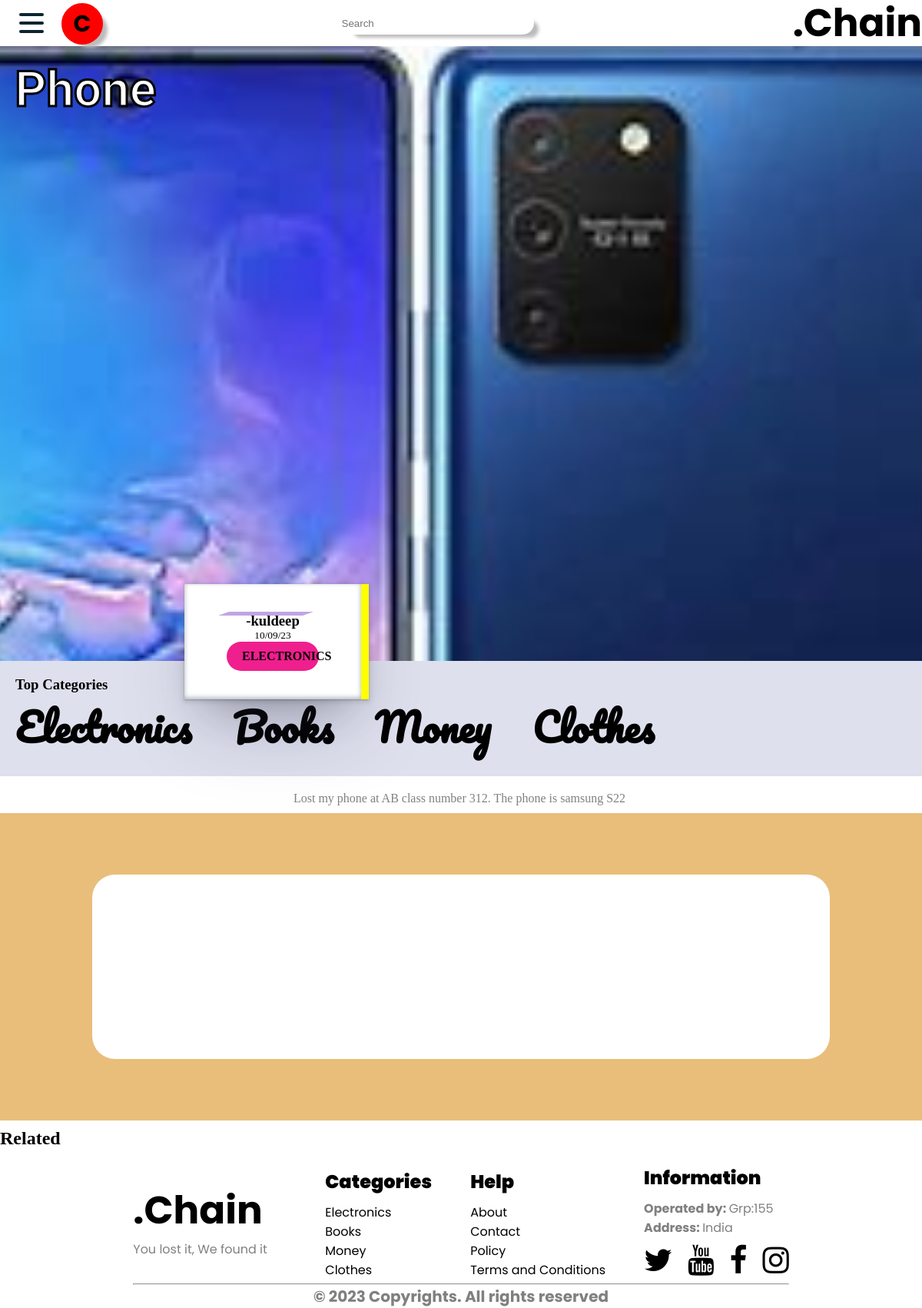
The page /article/kuldeep011696874125_6504953 on the database its author committed.
### tables this page shows
CREATE TABLE dotchainblogtable (BLOGID VARCHAR(6) PRIMARY KEY NOT NULL UNIQUE,TITLE TEXT NOT NULL, KEYWORD TEXT NOT NULL, CONTENT TEXT NOT NULL,CATEGORY TEXT NOT NULL,DESCRIPTION TEXT NOT NULL,USERNAME VARCHAR(20) NOT NULL,DATE TIMESTAMP NOT NULL,OBJECTIVE TEXT NOT NULL,IMAGE TEXT NOT NULL,CODE INT NOT NULL);

### main.py (the view)
@app.route('/article/<string:blogid>',methods=['GET','POST'])
def article(blogid):
  if request.method=="POST":
      dotchainsearch=request.form.get('dotchainsearch')
      return redirect(url_for('dotchainsearch',dotchainsearch=dotchainsearch,pageno=1))
  conn=sqlite3.connect('flask.db')
  cursor=conn.cursor()
  cursor.execute('SELECT * FROM dotchainblogtable WHERE BLOGID=(?)',(blogid,))
  blogdata=cursor.fetchone()
  cursor.execute('SELECT BLOGID,TITLE,CATEGORY,IMAGE,DATE FROM dotchainblogtable WHERE CATEGORY=(?) ORDER BY DATE DESC LIMIT (?),(?)',(blogdata[4],random.randint(1,5),6))
  rec_blogdata=cursor.fetchall()
  conn.close()
  return render_template('article.html',blogdata=blogdata,rec_blogdata=rec_blogdata)

### templates/article.html (shortened to what this page needs)
<!DOCTYPE html>
<html lang="en">
<head>
  <link href="{{ url_for('static', filename='css/layout.css') }}" rel="stylesheet">
  <link href="{{ url_for('static', filename='css/article.css') }}" rel="stylesheet">
  <link href="{{ url_for('static', filename='css/swiper.css') }}" rel="stylesheet">
  <link rel="stylesheet" href="https://cdnjs.cloudflare.com/ajax/libs/font-awesome/4.7.0/css/font-awesome.min.css">
  <link rel="stylesheet" href="https://cdn.jsdelivr.net/npm/swiper@10/swiper-bundle.min.css" />
</head>
<body>
    <nav class="navbar-header">
        <div class="navbar-ham">
            <div class="navbar">
                <div class="container nav-container">
                    <div class="hamburger-lines">
                        <span class="line line1"></span>
                        <span class="line line2"></span>
                        <span class="line line3"></span>
                    </div>
                </div>
            </div>
        </div>
        <div class="profile">C</div>
        <form action="/article/{{blogdata[0]}}" class="form" method="post">
            <div class="searchbarhome">
                <input type="text" name="dotchainsearch" placeholder="Search">
            </div>
        </form>
        <h1>.Chain</h1>
    </nav>
    <header class="articleheader" style="background: url({{ url_for('serve_uploaded_image', filename=blogdata[9]) }}) no-repeat fixed;background-size:cover;background-position: center;">
          <h1 id="headerheading">{{blogdata[1]}}</h1>
    </header>
    <section class="top-categories" id="top-categories">
      <div id="infocard">
        <h3>-{{blogdata[6]}}</h3>
        <small>{{blogdata[7]}}</small>
        <h4>{{blogdata[4]}}</h4>
      </div>
        <h3>Top Categories</h3>
        <span><a href="/tech">Electronics</a></span>
        <span><a href="/genz">Books</a></span>
        <span><a href="/gaming">Money</a></span>
        <span><a href="/anime">Clothes</a></span>
    </section>
    <main>
      <section id="maincontent">
        {{blogdata[3]| safe}}
      </section>
    </main>
  <section id="is3">
  <div class="is3adv">
  </div>
</section>
  <section id="mainartrel">
        <h2>Related</h2>
      </section>
    <footer>
        <div class="footer">
            <div class="footup">
                <div class="foot1">
                    <h1>.Chain</h1>
                    <p>You lost it, We found it</p>
                </div>
                <div class="foot2">
                    <h2>Categories</h2>
                    <ul>
                        <li><a href="/tech">Electronics</a></li>
                        <li><a href="/gaming">Books</a></li>
                        <li><a href="/genz">Money</a></li>
                        <li><a href="/anime">Clothes</a></li>
                    </ul>
                </div>
                <div class="foot3">
                    <h2>Help</h2>
                    <ul>
                        <li><a href="#">About</a></li>
                        <li><a href="#">Contact</a></li>
                        <li><a href="/policy">Policy</a></li>
                        <li><a href="/terms_and_conditions">Terms and Conditions</a></li>
                    </ul>
                </div>
                <div class="foot4">
                    <h2>Information</h2>
                    <p><strong>Operated by: </strong>Grp:155 </p>
                    <p><strong>Address: </strong>India</p>
                    <ul>
                        <li class="social"><a href="#"><i class="fa fa-twitter"></i></a></li>
                        <li class="social"><a href="#"><i class="fa fa-youtube"></i></a></li>
                        <li class="social"><a href="#"><i class="fa fa-facebook"></i></a></li>
                        <li class="social"><a href="#"><i class="fa fa-instagram"></i></a></li>
                    </ul>
                </div>
            </div>
            <hr>
            <div class="footdown">
                <p><strong>&copy</strong> 2023 Copyrights. All rights reserved</p>
            </div>
        </div>
    </footer>
</body>
</html>

### static/css/layout.css (style rules this page uses)
* { margin:0; padding:0; }
.navbar-header { box-sizing: border-box; width: 100vw; display: flex; box-shadow: 0 1px 4px rgb(146 161 176 / 15%); background: none; font-family: "Poppins", sans-serif; align-items: center; justify-content: space-between; height: 60px; }
nav h1 { font-size: 50px; font-weight: bolder; }
.navbar-ham { display: flex; align-items: center; }
.profile { position: absolute; left: 80px; height: 50px; margin-top: 2px; width: 50px; border-radius: 60px; border: 2px solid red; display: flex; align-items: center; justify-content: center; font-size: 30px; font-weight: bolder; background-color: red; box-shadow: 10px 8px 4px -4px rgba(189, 187, 187, 1); }
.form { display: flex; gap: 20px; }
.searchbarhome { width: 250px; height: 30px; }
.searchbarhome input { height: 100%; width: 100%; box-shadow: 10px 8px 4px -4px rgba(189, 187, 187, 1); border: none; border-radius: 100px; }
.container { max-width: 1050px; width: 90%; margin: auto; }
.navbar { width: 100%; }
.nav-container { display: flex; justify-content: space-between; align-items: center; z-index: 4; }
.nav-container { display: block; position: relative; height: 60px; }
.nav-container .hamburger-lines { display: block; height: 26px; width: 32px; position: absolute; top: 17px; left: 20px; z-index: 2; display: flex; flex-direction: column; justify-content: space-between; }
.nav-container .hamburger-lines .line { display: block; height: 4px; width: 100%; border-radius: 10px; background: #0e2431; }
.nav-container .hamburger-lines .line1 { transform-origin: 0% 0%; transition: transform 0.4s ease-in-out; }
.nav-container .hamburger-lines .line2 { transition: transform 0.2s ease-in-out; }
.nav-container .hamburger-lines .line3 { transform-origin: 0% 100%; transition: transform 0.4s ease-in-out; }
footer { box-sizing: border-box; padding: 0 100px 0 100px; bottom: 0; display: flex; align-items: center; background: white; justify-content: center; font-family: "Poppins", sans-serif; }
.footer h1 { font-size: 50px; font-weight: bolder; }
.footer .footup { align-items: center; justify-content: center; display: flex; gap: 50px; }
.footer .footup .foot1 { box-sizing: border-box; width: 200px; }
.footer .footup ul li, .footer .footup ul a { text-decoration: none; list-style: none; color: black; }
.footer .footup .foot4 ul { display: flex; gap: 20px; font-size: 40px; font-weight: bolder; }
.footer .footdown { display: flex; align-items: center; justify-content: center; }
.footer .footdown p { font-size: 20px; font-weight: bolder; }
.top-categories { background-color: rgb(222, 224, 237); padding: 20px; }
.top-categories span { font-size: 50px; font-weight: 900; margin-right: 50px; }
.top-categories span a { text-decoration: none; color: black; font-family: 'Pacifico', cursive; }

### static/css/article.css (style rules this page uses)
.navbar-header { background:white; }
.articleheader { width: 100%; height: 100vh; }
#headerheading { position:sticky; top:5vh; left:2px; font-family: 'Chela One', cursive; color:white; text-transform:capitalize; font-weight:1200; -webkit-text-stroke:3px black; padding: .3em; font-size: 4em; }
#infocard { position:absolute; left:20vw; top:95vh; box-sizing:border-box; height:150px; width:20vw; background-color:white; border-right:10px solid yellow; box-shadow: rgba(50, 50, 93, 0.25) 0px 50px 100px -20px, rgba(0, 0, 0, 0.3) 0px 30px 60px -30px, rgba(10, 37, 64, 0.35) 0px -2px 6px 0px inset,rgba(60, 64, 67, 0.3) 0px 1px 2px 0px, rgba(60, 64, 67, 0.15) 0px 2px 6px 2px; display:flex; flex-direction:column; justify-content:center; align-items:center; padding:10px; }
#infocard h4 { width:100px; padding:10px 0px 10px 20px; background:#ef1f8e; text-transform:uppercase; border-radius:20px; }
#infocard h3::before { content: ""; position: absolute; left: 46%; top: 24%; bottom: 16px; width: 110px; height: 5px; transform: skew(290deg) translateX(-50%); background: rgb(162 121 217 / 67%); z-index: 1; }
section,main,footer { z-index:1; }
main { background: #fff; display: flex; gap:20px; justify-content: center; }
#maincontent { width: 70vw; padding: 10px; margin-top: 10px; border-radius: 10px; display: flex; flex-direction:column; align-items: center; }

### rows shown on the page
dotchainblogtable: IMAGE (picture), TITLE "Phone", USERNAME "kuldeep", DATE "10/09/23", CATEGORY "ELECTRONICS", CONTENT "Lost my phone at AB class number 312. The phone is samsung S22"
